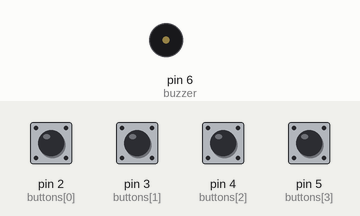
Simulated run of this sketch. Board: Arduino Uno, built with avr-gcc and run on an emulated ATmega328P. Shown: buzzer (waves = sounding). Inputs (shaded band) come from the test bench; at power-on: pin 2 (buttons[0]), pin 3 (buttons[1]), pin 4 (buttons[2]), pin 5 (buttons[3]) HIGH.

Above: at 1.2 s.
1.3 s: pin 2 (buttons[0]) pulled LOW for 0.15 s
At 1.47 s:
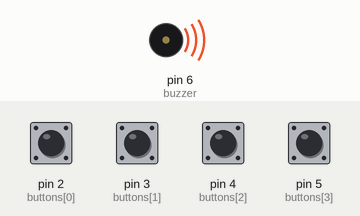
Timing chart, 0 to 4.3 s (numbered marks = the images above; inputs shaded):
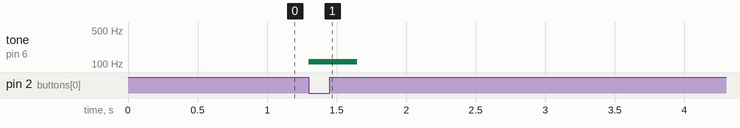

The sketch:

Teste_Tons.ino
```cpp
const int buzzer = 6;
const int buttons[] = {2,3,4,5};
void setup() {
  pinMode(buzzer, OUTPUT);
  Serial.begin(9600);
  for(int i = 0; i< sizeof(buttons)/ sizeof(buttons[0]); i++){
    pinMode(buttons [i], INPUT_PULLUP);
  }
}
void loop() {

  for(int i = 0; i < sizeof(buttons)/ sizeof(buttons[0]);i++){
    if(digitalRead(buttons[i]) == LOW){
      int tono = 110 * (i + 1);
      tone(buzzer,tono,200 );
  }
}
}
```

Measured:
- after the input at 1.3 s, tone on pin 6 (buzzer): silent → 110 Hz at once, → silent 0.35 s later
